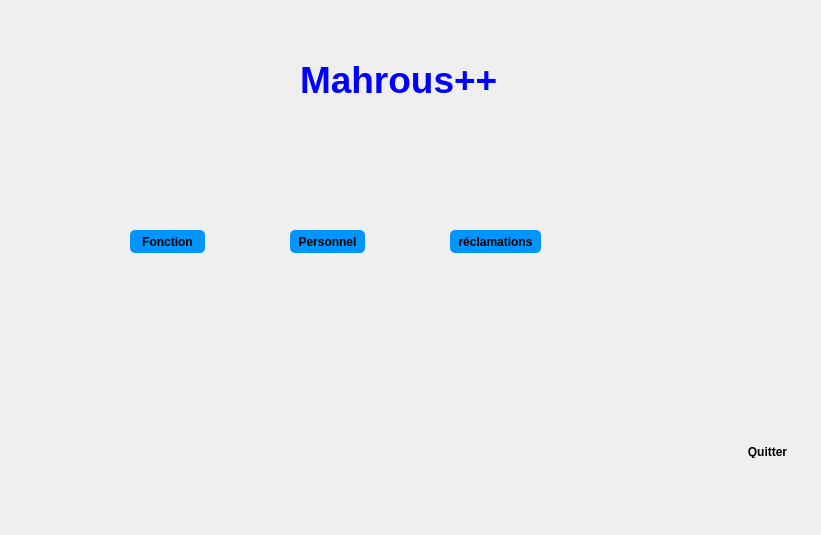
<?xml version="1.0" encoding="UTF-8"?>
<ui version="4.0">
 <class>resh</class>
 <widget class="QDialog" name="resh">
  <property name="geometry">
   <rect>
    <x>0</x>
    <y>0</y>
    <width>821</width>
    <height>535</height>
   </rect>
  </property>
  <property name="windowTitle">
   <string>Dialog</string>
  </property>
  <widget class="QPushButton" name="pushButton">
   <property name="geometry">
    <rect>
     <x>730</x>
     <y>440</y>
     <width>75</width>
     <height>23</height>
    </rect>
   </property>
   <property name="styleSheet">
    <string notr="true">color: &quot;red&quot;;

padding: 5px;
border-radius: 5px;

font-weight: bold;
</string>
   </property>
   <property name="text">
    <string>Quitter</string>
   </property>
  </widget>
  <widget class="QLabel" name="pic">
   <property name="enabled">
    <bool>true</bool>
   </property>
   <property name="geometry">
    <rect>
     <x>0</x>
     <y>0</y>
     <width>821</width>
     <height>535</height>
    </rect>
   </property>
   <property name="frameShadow">
    <enum>QFrame::Plain</enum>
   </property>
   <property name="text">
    <string/>
   </property>
   <property name="scaledContents">
    <bool>false</bool>
   </property>
   <property name="wordWrap">
    <bool>false</bool>
   </property>
   <property name="openExternalLinks">
    <bool>false</bool>
   </property>
  </widget>
  <widget class="QLabel" name="label_10">
   <property name="geometry">
    <rect>
     <x>300</x>
     <y>40</y>
     <width>321</width>
     <height>81</height>
    </rect>
   </property>
   <property name="text">
    <string>&lt;html&gt;&lt;head/&gt;&lt;body&gt;&lt;p&gt;&lt;span style=&quot; font-size:28pt; font-weight:600; color:#0000ff;&quot;&gt;Mahrous++&lt;/span&gt;&lt;/p&gt;&lt;/body&gt;&lt;/html&gt;</string>
   </property>
  </widget>
  <widget class="QPushButton" name="pushButton_2">
   <property name="geometry">
    <rect>
     <x>130</x>
     <y>230</y>
     <width>75</width>
     <height>23</height>
    </rect>
   </property>
   <property name="styleSheet">
    <string notr="true">QPushButton {
padding: 5px;
border-radius: 5px;
background-color:#0094ff;
font-weight: bold;
}</string>
   </property>
   <property name="text">
    <string>Fonction</string>
   </property>
  </widget>
  <widget class="QPushButton" name="pushButton_3">
   <property name="geometry">
    <rect>
     <x>290</x>
     <y>230</y>
     <width>75</width>
     <height>23</height>
    </rect>
   </property>
   <property name="styleSheet">
    <string notr="true">QPushButton {
padding: 5px;
border-radius: 5px;
background-color:#0094ff;
font-weight: bold;
}</string>
   </property>
   <property name="text">
    <string>Personnel</string>
   </property>
  </widget>
  <widget class="QPushButton" name="pushButton_4">
   <property name="geometry">
    <rect>
     <x>450</x>
     <y>230</y>
     <width>91</width>
     <height>23</height>
    </rect>
   </property>
   <property name="styleSheet">
    <string notr="true">QPushButton {
padding: 5px;
border-radius: 5px;
background-color:#0094ff;
font-weight: bold;
}</string>
   </property>
   <property name="text">
    <string>réclamations</string>
   </property>
  </widget>
  <zorder>pic</zorder>
  <zorder>pushButton</zorder>
  <zorder>label_10</zorder>
  <zorder>pushButton_2</zorder>
  <zorder>pushButton_3</zorder>
  <zorder>pushButton_4</zorder>
 </widget>
 <resources/>
 <connections>
  <connection>
   <sender>pushButton</sender>
   <signal>clicked()</signal>
   <receiver>resh</receiver>
   <slot>accept()</slot>
   <hints>
    <hint type="sourcelabel">
     <x>260</x>
     <y>231</y>
    </hint>
    <hint type="destinationlabel">
     <x>458</x>
     <y>258</y>
    </hint>
   </hints>
  </connection>
 </connections>
</ui>
